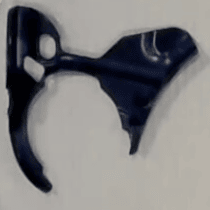
#> input picture hashes/images/right_factory_1.png, 210 x 210 px, found by its file name
$ python match.py
#> lines starting #> are read from the running program, lines starting #| are printed output that depends on the picture
import cv2
import numpy as np

def rotate_image(image, angle):
    h, w = image.shape
    center = (w // 2, h // 2)
    rotation_matrix = cv2.getRotationMatrix2D(center, angle, 1.0)
    rotated_image = cv2.warpAffine(image, rotation_matrix, (w, h))
    return rotated_image

# Load images in grayscale
base_image_0 = cv2.imread("./images/right_factory_1.png", cv2.IMREAD_GRAYSCALE)
#> base_image_0: shape (210, 210); min 1, max 179, mean 125.6
base_image_1 = cv2.imread("./images/left_factory_0.png", cv2.IMREAD_GRAYSCALE)
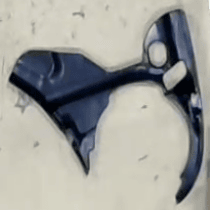
#> input picture hashes/images/left_factory_0.png, 210 x 210 px, found by its file name
#> base_image_1: shape (210, 210); min 3, max 243, mean 156.8
test_image = cv2.imread("./images/factory_0.png", cv2.IMREAD_GRAYSCALE)
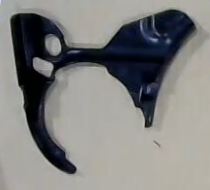
#> input picture hashes/images/factory_0.png, 210 x 190 px, found by its file name
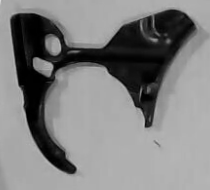
#> test_image: shape (190, 210); min 0, max 218, mean 127.7

# Define angles to rotate
angles = [0, 90, 180, 270]

best_match = None
best_score = -1
best_base_image = None

for base_image, base_name in zip([base_image_0, base_image_1], ["Base 0", "Base 1"]):
    for angle in angles:
        rotated_base = rotate_image(base_image, angle)
        result = cv2.matchTemplate(test_image, rotated_base, cv2.TM_CCOEFF_NORMED)
        _, max_val, _, _ = cv2.minMaxLoc(result)

        if max_val > best_score:
            best_score = max_val
            best_match = rotated_base
            best_base_image = base_name
#> this loop made 2 passes
#> base_name on passes 1 to 2: 'Base 0', 'Base 1'
#> pass 1, in rotate_image (call 2), `rotated_image = cv2.warpAffine(image, rotation_matrix, (w, h))`:
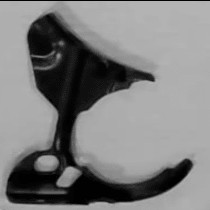
#> rotated_image: shape (210, 210); min 0, max 179, mean 124.8
#> pass 1, in rotate_image (call 3), `rotated_image = cv2.warpAffine(image, rotation_matrix, (w, h))`:
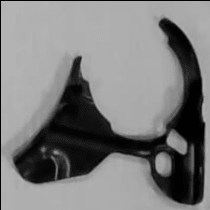
#> rotated_image: shape (210, 210); min 0, max 179, mean 124
#> pass 1, in rotate_image (call 4), `rotated_image = cv2.warpAffine(image, rotation_matrix, (w, h))`:
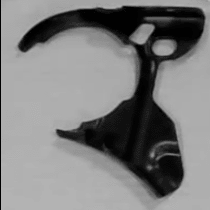
#> rotated_image: shape (210, 210); min 0, max 179, mean 124.8
#> pass 2, in rotate_image (call 6), `rotated_image = cv2.warpAffine(image, rotation_matrix, (w, h))`:
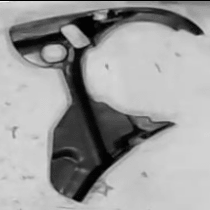
#> rotated_image: shape (210, 210); min 0, max 243, mean 155.8
#> after the loop, best_base_image = 'Base 0'; best_score = 0.612

print(f"The best match is with {best_base_image} with a similarity score of {best_score:.4f}")
#| The best match is with Base 0 with a similarity score of 0.6124

cv2.imshow("Best Match", best_match)
cv2.destroyAllWindows()
